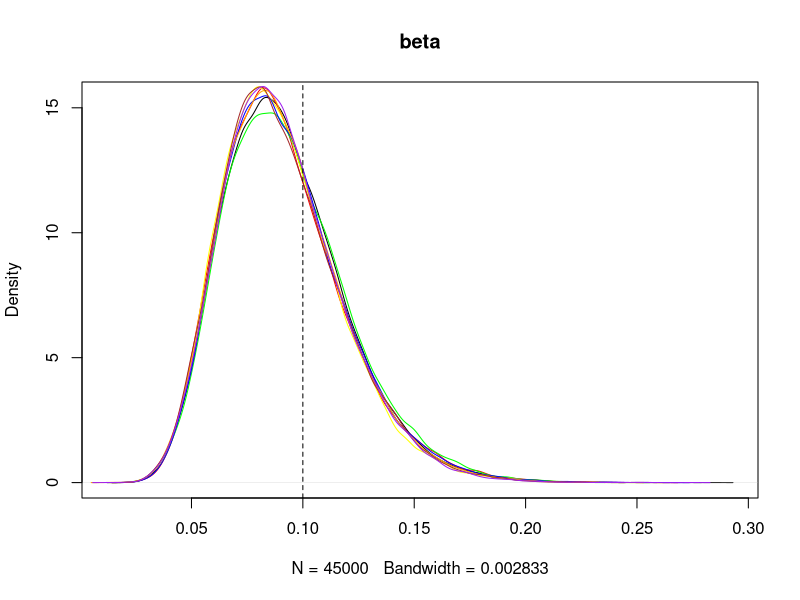
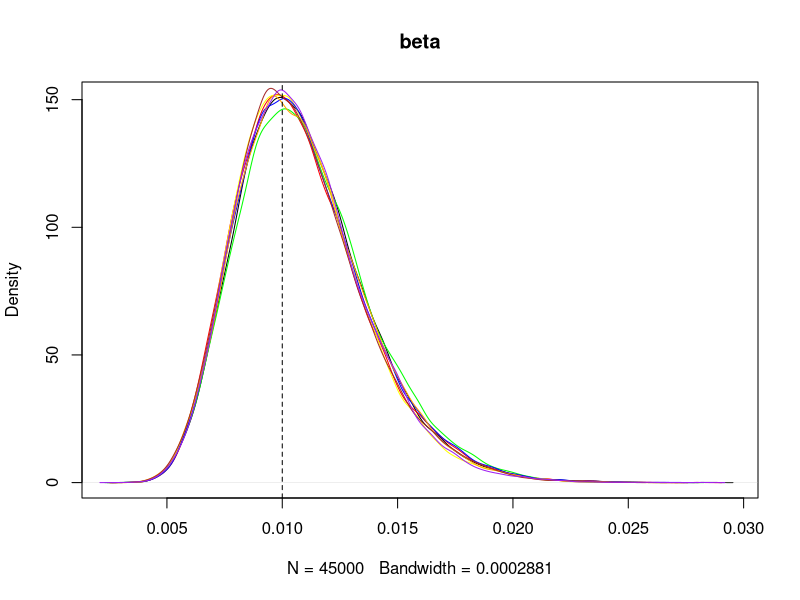
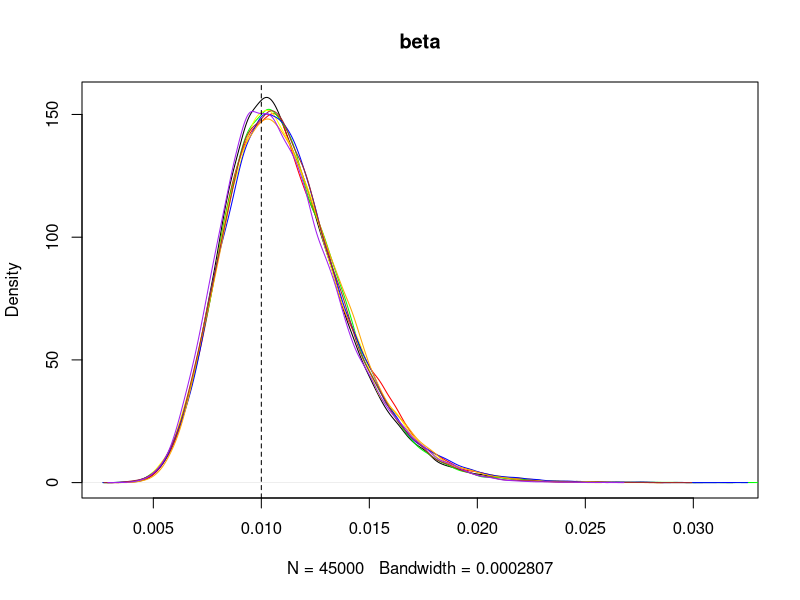
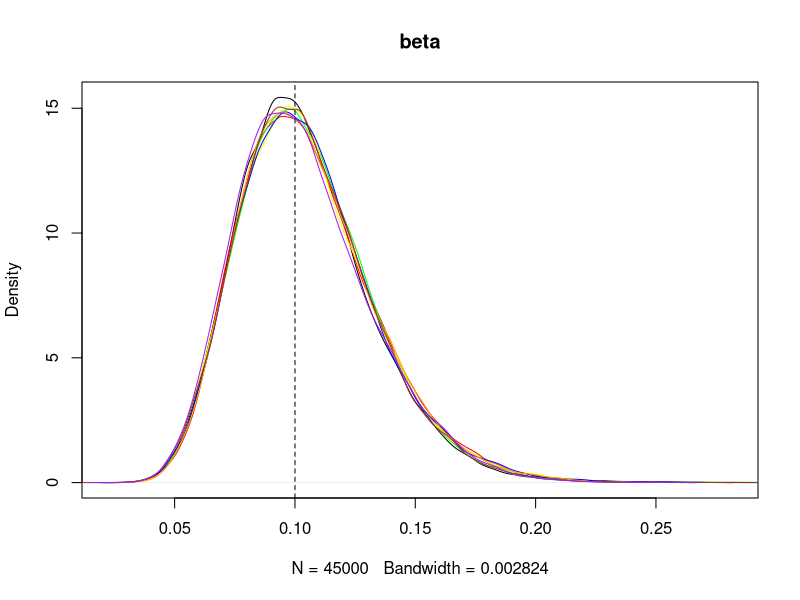
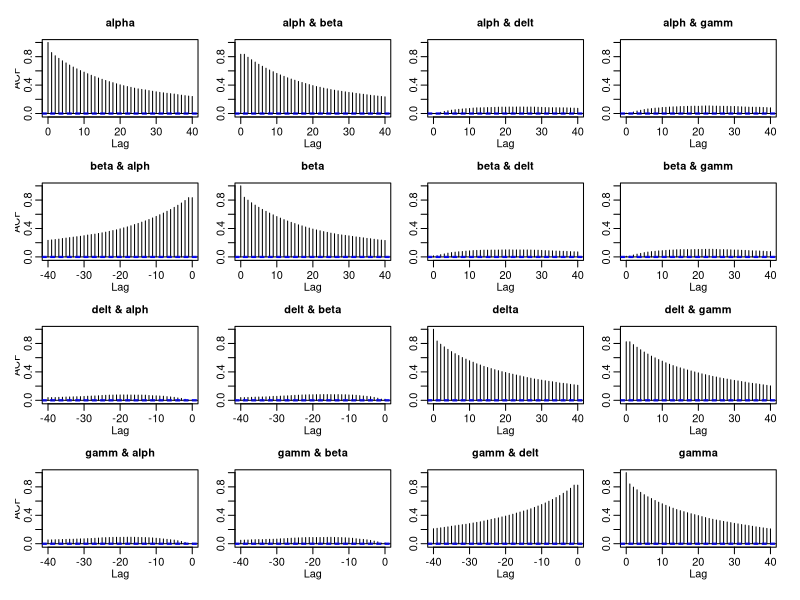
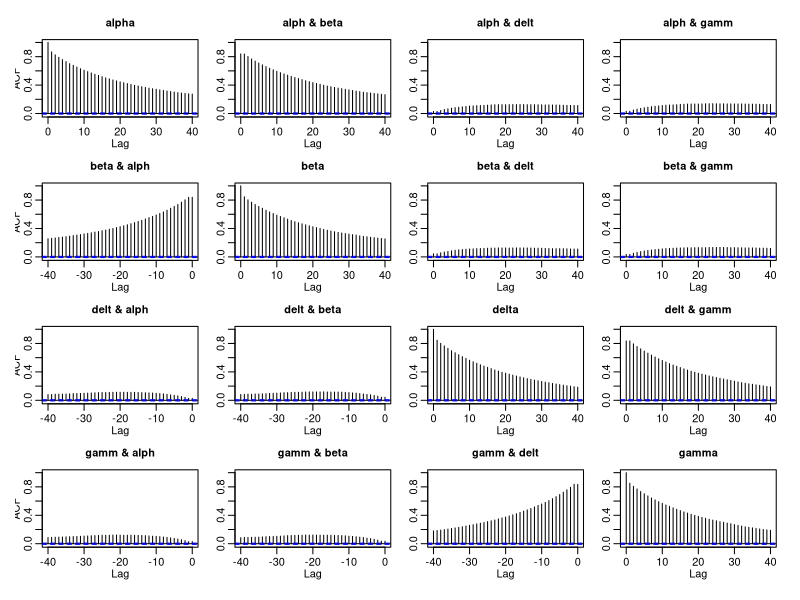
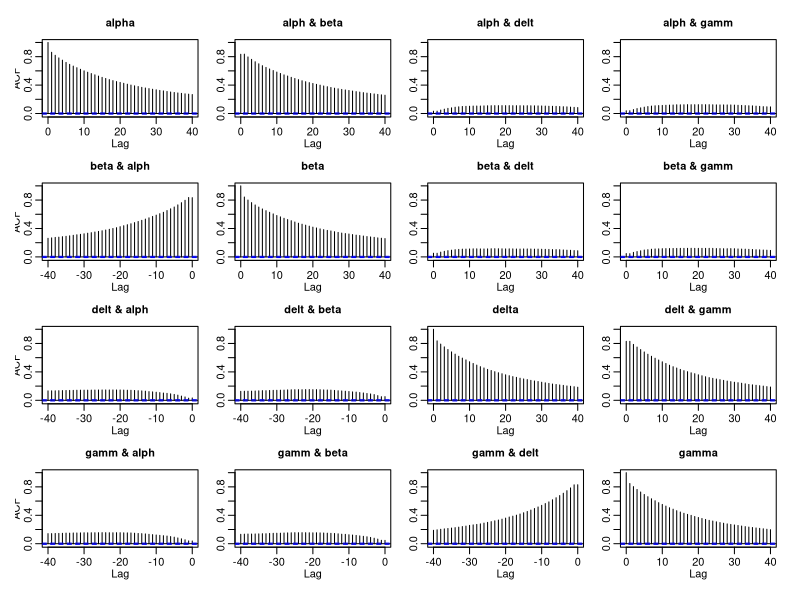
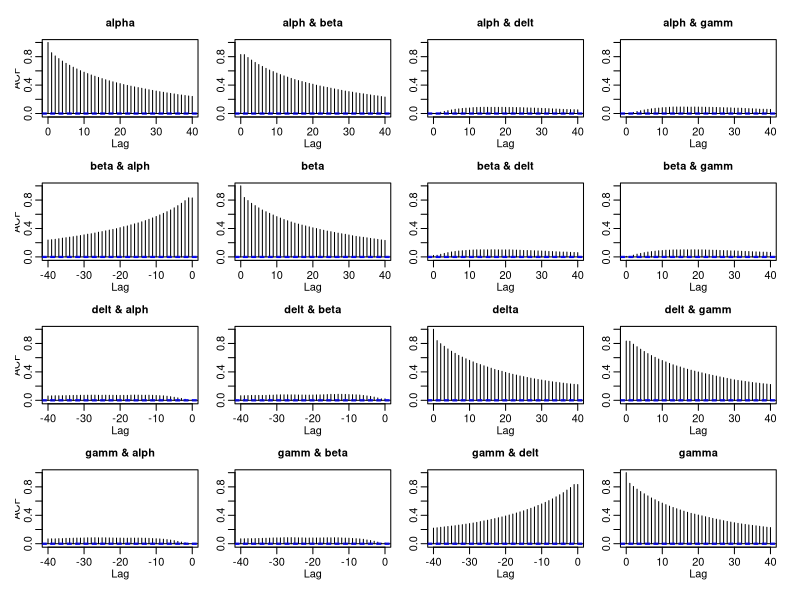

The R source for these figures, in order:


# Read files
trace1 <- read.csv("mcmc_chain_1.csv")
trace2 <- read.csv("mcmc_chain_2.csv")
trace3 <- read.csv("mcmc_chain_3.csv")
trace4 <- read.csv("mcmc_chain_4.csv")
trace5 <- read.csv("mcmc_chain_5.csv")
trace6 <- read.csv("mcmc_chain_6.csv")
trace7 <- read.csv("mcmc_chain_7.csv")
trace8 <- read.csv("mcmc_chain_8.csv")

burnin <- round(nrow(trace1)*0.1)
thinning <- 1
total <- nrow(trace1)

library(coda)

populationTop <- 20
alpha <- 0.1 # birth rate for prey
beta <- 2/populationTop*alpha # 0.005 # predator eating prey
gamma <- 0.1 # death of predator
delta <- 2/populationTop*gamma # 0.005 # birth rate predator

i=1; mu <- alpha
plot(density(trace1[-c(1:burnin),i]), main="beta"); lines(density(trace2[-c(1:burnin),i]), col="red"); 
lines(density(trace3[-c(1:burnin),i]), col="green"); lines(density(trace4[-c(1:burnin),i]), col="yellow"); 
lines(density(trace5[-c(1:burnin),i]), col="blue"); lines(density(trace6[-c(1:burnin),i]), col="orange"); 
lines(density(trace7[-c(1:burnin),i]), col="brown"); lines(density(trace8[-c(1:burnin),i]), col="purple"); abline(v=mu,lty =2)

i=2; mu <- beta
plot(density(trace1[-c(1:burnin),i]), main="beta"); lines(density(trace2[-c(1:burnin),i]), col="red"); 
lines(density(trace3[-c(1:burnin),i]), col="green"); lines(density(trace4[-c(1:burnin),i]), col="yellow"); 
lines(density(trace5[-c(1:burnin),i]), col="blue"); lines(density(trace6[-c(1:burnin),i]), col="orange"); 
lines(density(trace7[-c(1:burnin),i]), col="brown"); lines(density(trace8[-c(1:burnin),i]), col="purple"); abline(v=mu,lty =2)

i=3; mu <- delta
plot(density(trace1[-c(1:burnin),i]), main="beta"); lines(density(trace2[-c(1:burnin),i]), col="red"); 
lines(density(trace3[-c(1:burnin),i]), col="green"); lines(density(trace4[-c(1:burnin),i]), col="yellow"); 
lines(density(trace5[-c(1:burnin),i]), col="blue"); lines(density(trace6[-c(1:burnin),i]), col="orange"); 
lines(density(trace7[-c(1:burnin),i]), col="brown"); lines(density(trace8[-c(1:burnin),i]), col="purple"); abline(v=mu,lty =2)

i=4; mu <- gamma
plot(density(trace1[-c(1:burnin),i]), main="beta"); lines(density(trace2[-c(1:burnin),i]), col="red"); 
lines(density(trace3[-c(1:burnin),i]), col="green"); lines(density(trace4[-c(1:burnin),i]), col="yellow"); 
lines(density(trace5[-c(1:burnin),i]), col="blue"); lines(density(trace6[-c(1:burnin),i]), col="orange"); 
lines(density(trace7[-c(1:burnin),i]), col="brown"); lines(density(trace8[-c(1:burnin),i]), col="purple"); abline(v=mu,lty =2)

# Effective samples - across 16 simulations (repeat twice)
acf(trace1); acf(trace2); acf(trace3); acf(trace4)
acf(trace5); acf(trace6); acf(trace7); acf(trace8)


# Mean effective sample across variables...

effsSamps1<- rbind(effectiveSize(as.mcmc(trace1)), effectiveSize(as.mcmc(trace2)), effectiveSize(as.mcmc(trace3)),  effectiveSize(as.mcmc(trace4)),
              effectiveSize(as.mcmc(trace5)), effectiveSize(as.mcmc(trace6)), effectiveSize(as.mcmc(trace7)),  effectiveSize(as.mcmc(trace8)))
effsSamps1 <- rowMeans(effsSamps1)


# Min variable - effective sample 

effsSamps2<- rbind(effectiveSize(as.mcmc(trace1)), effectiveSize(as.mcmc(trace2)), effectiveSize(as.mcmc(trace3)),  effectiveSize(as.mcmc(trace4)),
               effectiveSize(as.mcmc(trace5)), effectiveSize(as.mcmc(trace6)), effectiveSize(as.mcmc(trace7)),  effectiveSize(as.mcmc(trace8)))
effsSamps2 <- apply(effsSamps2,1,min)


